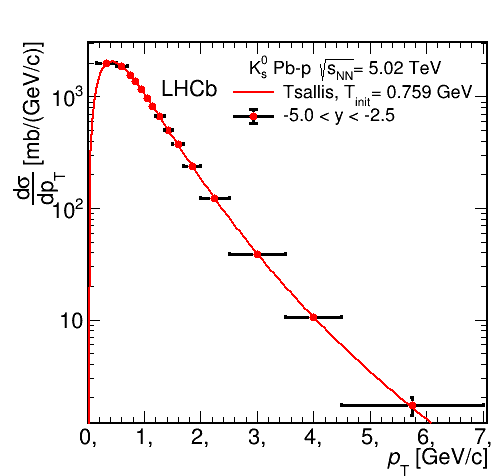

Generate this figure with Python:
import sys, time
from ROOT import TMinuit
import numpy as np
import ROOT
from ROOT import TCanvas, TGraph, TPaveLabel, TLatex
from ROOT import gROOT
import matplotlib.pyplot as plt
import ctypes


DATA = 'KsPbp.txt'
Xleft, DeltaXtime2, Y1, DeltaY1 = np.loadtxt(DATA, unpack=True)
XleftReper, DeltaXtime2Reper, Y1Reper, DeltaY1Reper = np.loadtxt(DATA, unpack=True)
 
y1 = np.array(Y1)
ey1 = np.array(DeltaY1)
x = (Xleft + DeltaXtime2)/2
ex =(DeltaXtime2 - Xleft)/2

x.sort()

XleftReper = (Xleft + DeltaXtime2)/2
DeltaXtime2Reper = (DeltaXtime2 - Xleft)/2

i = 0
while i <= len(x)-1:
	j = 0
	while j <= len(x)-1:
		if x[i] == XleftReper[j]:
			ex[i] = DeltaXtime2Reper[j]		
			y1[i] = Y1Reper[j]
			ey1[i] =  DeltaY1Reper[j]
			j = j + 1
		else:
			j = j + 1
	i = i + 1
	
nChan = len(x)
mk = 0.49765 #GeV Ks0
nPar = 3
nCHAN = 200
length = 7.5

'''
#Tsallis distr
'''
def Tsallis(pT, par):
	Area, Temper, Q = par[0], par[1], par[2]
	return Area*pT*pow( (1 + (Q-1)*((mk**2 + pT**2)**(0.5) - mk)/Temper) , (-1/(Q-1)) )

#------------------------------------------------------------------------------------------------------1

def FCNchi1(npar, gin, f, par, iflag):
	global valFCN1
	yTheor = np.array([Tsallis(i, par) for i in x]) 
	indPos = y1 > 0
	arrayFCN = (  (y1[indPos] - yTheor[indPos])/ey1[indPos] )**2
	valFCN1 = np.sum(arrayFCN)
	f.value = valFCN1

'''
#MIUNIT
'''
minuit1 = ROOT.TMinuit(5)
minuit1.SetPrintLevel(1)
minuit1.SetFCN(FCNchi1)
errordef = 1.

# Chi square start parameters

minuit1.DefineParameter(0, 'Area', 1000, 1e-1, 0., 0.)
minuit1.DefineParameter(1, 'Temper', 0.3, 1e-4, 0., 0.)
minuit1.DefineParameter(2, 'Q', 1.14, 1e-3, 0., 0.)

ierflg = ctypes.c_int(0)
minuit1.mncomd("SET ERR " + str(1), ierflg)
minuit1.mncomd("SET STR 1", ierflg)
minuit1.mncomd("MIGRAD 100000 1e-8", ierflg)

NDF1 = nChan - minuit1.GetNumFreePars()
print("\nChi/NDF = ", valFCN1, '/', NDF1)

valPar1 = ctypes.c_double(0)
errPar1 = ctypes.c_double(0)
	 
parFit1 = np.zeros(5)
parErr1 = np.zeros(5)
	
for i in range(nPar):
	minuit1.GetParameter(i, valPar1, errPar1)
	parFit1[i] = valPar1.value
	parErr1[i] = errPar1.value

X1 = np.linspace(0, length, nCHAN)
dx1 = X1[1] - X1[0]
DeltaX1 = [dx1]*len(X1)
Y_1 = np.array([Tsallis(i, parFit1) for i in X1])
Ynew1 = np.array([Tsallis(i, parFit1)*i**2 for i in X1])

print('\n \n \n \n')

#------------------------------------------------------------------------------------------------------2

'''
#AREAS
'''
def findArea(x, xerr, y): # find an area under histogram
	Area = 0 
	for i in range(len(x)):
		Area = Area + 2*xerr[i]*y[i]
	return Area

#normal areas
A1 = findArea(x, ex, y1)
print('\nnormal areas 1\n',A1)

#normal areas with X
A_1 = findArea(X1, DeltaX1, Y_1)
print('normal areas with X 1\n',A_1)

# pT**2 * f(pT) areas
Anew1 = findArea(X1, DeltaX1, Ynew1)
print('pT**2 * f(pT) areas 1\n',Anew1)

'''
#T init
'''
PT21 = Anew1/A_1
Tinit1 = np.sqrt( (PT21)/2 )
print('<pT**2> 1\n',PT21)
print('T init 1\n',Tinit1)
#print('\n DATA \n',DATA, '\n \n')

#-------------------------------------------------------------------------------------------------------Error

#--------------------------------------------------------------------------------------------------1


'''
#DX
'''
pT = X1
DpT = DeltaX1

A = parFit1[0]
DA = parErr1[0]

Temper = parFit1[1]
DT = parErr1[1]

q = parFit1[2]
Dq = parErr1[2]

#print('\n\npT :', pT, '\n', 'A :', A, '\n','T :', Temper, '\n', 'q :', q, '\n') 
print('\n\nA :', A, '\n','T :', Temper, '\n', 'q :', q) 
print('DpT :', DeltaX1[0], '\n', 'Dq :', parErr1[2], '\n','DT :', parErr1[1], '\n', 'DA :',parErr1[0]) 

def dxdpT(i):
	return  2*DpT[0]*3*pT[i]**2*A*pow( (1 + (q-1)*((mk**2 + pT[i]**2)**(0.5) - mk)/Temper) , (-1/(q-1)) )     +     2*DpT[0]*pT[i]**3*A*(-1/(q-1))*pow( (1 + (q-1)*((mk**2 + pT[i]**2)**(0.5) - mk)/Temper) , (-1/(q-1) - 1) ) * ( (q-1)*(mk**2 + pT[i]**2)**(-0.5)*pT[i]/Temper )
def dxdq(i):
	return 2*DpT[0]*A*pT[i]**3 * ( np.log( 1 + (q-1)*((mk**2 + pT[i]**2)**(0.5) - mk)/Temper ) * pow( (1 + (q-1)*((mk**2 + pT[i]**2)**(0.5) - mk)/Temper) , (-1/(q-1)) ) * (((mk**2+pT[i]**2)**(0.5)-mk)/Temper)   )
def dxdT(i):
	return 2*DpT[0]*A*pT[i]**3 * (-1/(q-1)) * pow( (1 + (q-1)*((mk**2 + pT[i]**2)**(0.5) - mk)/Temper) , (-1/(q-1)-1) ) * ( - (q-1)*((mk**2 + pT[i]**2)**(0.5) - mk)/Temper**2 )
def dxdA(i):
	return 2*DpT[0]*pT[i]**3*pow( (1 + (q-1)*((mk**2 + pT[i]**2)**(0.5) - mk)/Temper) , (-1/(q-1)) )

def DX(i):
	return np.sqrt( dxdpT(i)**2*DpT[i]**2 + dxdq(i)**2*Dq**2 + dxdT(i)**2*DT**2 + dxdA(i)**2*DA**2)

'''
#ONE
'''
ONE = Anew1
N = nCHAN
DONE = 0
for i in range (0,N):
	DONE = DONE + DX(i)
print('Area 1 = ', Anew1, ' +- ', DONE)
#print('\n', 2*DeltaX1[20]*Ynew1[20], ' +- ' , DX(20))

'''
#DY
'''
def dydpT(i):
	return  2*DpT[0]*A*pow( (1 + (q-1)*((mk**2 + pT[i]**2)**(0.5) - mk)/Temper) , (-1/(q-1)) )     +     2*DpT[0]*pT[i]*A*(-1/(q-1))*pow( (1 + (q-1)*((mk**2 + pT[i]**2)**(0.5) - mk)/Temper) , (-1/(q-1) - 1) ) * ( (q-1)*(mk**2 + pT[i]**2)**(-0.5)*pT[i]/Temper )
def dydq(i):
	return 2*DpT[0]*A*pT[i]* ( np.log( 1 + (q-1)*((mk**2 + pT[i]**2)**(0.5) - mk)/Temper ) * pow( (1 + (q-1)*((mk**2 + pT[i]**2)**(0.5) - mk)/Temper) , (-1/(q-1)) ) * (((mk**2+pT[i]**2)**(0.5)-mk)/Temper)   )
def dydT(i):
	return 2*DpT[0]*A*pT[i] * (-1/(q-1)) * pow( (1 + (q-1)*((mk**2 + pT[i]**2)**(0.5) - mk)/Temper) , (-1/(q-1)-1) ) * ( - (q-1)*((mk**2 + pT[i]**2)**(0.5) - mk)/Temper**2 )
def dydA(i):
	return 2*DpT[0]*pT[i]*pow( (1 + (q-1)*((mk**2 + pT[i]**2)**(0.5) - mk)/Temper) , (-1/(q-1)) )

def DY(i):
	return np.sqrt( dydpT(i)**2*DpT[i]**2 + dydq(i)**2*Dq**2 + dydT(i)**2*DT**2 + dydA(i)**2*DA**2)

'''
#TWO
'''
TWO = A_1
DTWO = 0 
for i in range (0,N):
	DTWO = DTWO + DY(i)
print('Area 2 = ', A_1, ' +- ', DTWO)

'''
#D<pT2>
'''
DpT2 = np.sqrt( (1 / TWO)**2 * DONE**2 + (ONE / TWO**2)**2 * DTWO**2 )
print('<pT2> =', PT21,' +- ',  DpT2)

'''
#DTinit
'''
DTinit = DpT2 / np.sqrt( 2* PT21 )
print('Tinit =', Tinit1,' +- ',  DTinit )

#-------------------------------------------------------------------------------------------WRITE TO TXT

f = open("PbpK2FixedRESULTS.txt", "w")
f.write('y range	q	T GeV	Ti GeV	chi/NDF\n')
f.write('1	' + str(q) + '+-' + str(Dq) + '	' +str(Temper) + '+-' + str(DT) + '	' +str(Tinit1) + '+-' + str(DTinit) + '	' +str(valFCN1) +'/'+str(NDF1) +'\n')
f.close()


#---------------------------------------------------------------------------------------------------PLOT
c1 = TCanvas( 'c1', 'A Simple Graph Example',500, 500 )
'''
#PLOT
'''
ROOT.gStyle.SetOptStat(0)
#ROOT.gPad.SetLogy(1)
Plot1 = ROOT.TGraphErrors(nChan, x, y1, ex, ey1)
Plot1.SetMarkerStyle(20)
Plot1.SetMarkerColor(ROOT.kRed)
Plot1.SetMarkerSize(1.1)
Plot1.SetLineWidth(3)
Plot1.GetXaxis().SetTitle('#it{p}_{T} [GeV/c]')
Plot1.GetXaxis().SetTitleSize(0.05)
Plot1.GetXaxis().SetTitleOffset(1.00)
Plot1.GetXaxis().SetLabelSize(0.05)

#Plot1.GetYaxis().SetTitle(' \\frac{\partial \sigma}{ \partial p_{T}} [\\frac{mb}{GeV/c}]')
Plot1.GetYaxis().SetTitle('#frac{d#sigma}{dp_{T}} [mb/(GeV/c)]')
Plot1.GetYaxis().SetTitleSize(0.05)
Plot1.GetYaxis().SetTitleOffset(1.25)
Plot1.GetYaxis().SetLabelSize(0.05)

#Plot1.SetTitle("K_{s}^{0}, LHCb p-p #sqrt{s_{NN}}= 5.02 TeV")
Plot1.SetTitle(" ")

#Plot1.SetTitle("#Lambda, LHCb p-p #sqrt{s_{NN}}= 5.02 TeV")
#Plot1.SetTitle("#Lambda, LHCb p-Pb #sqrt{s_{NN}}= 5.02 TeV")

#Plot1.SetTitle("#bar{#Lambda}, LHCb p-p #sqrt{s_{NN}}= 5.02 TeV")
#Plot1.SetTitle("#bar{#Lambda}, LHCb p-Pb #sqrt{s_{NN}}= 5.02 TeV")

fFit1 = ROOT.TH1F('tsallis1','Data VS Tsallis', nCHAN - 1, X1 - dx1/2.)
fFit1.SetLineColor(ROOT.kRed)
fFit1.SetLineWidth(2)
fFit1.SetLineStyle(1)

for chan in range(nCHAN):
    fFit1.SetBinContent(chan + 1 ,Y_1[chan])
    

#------------------------------------------------------------------------------------------------------2




Legend = ROOT.TLegend(0.45,0.88,0.93,0.73)
Legend.SetHeader('K_{s}^{0} Pb-p #sqrt{s_{NN}}= 5.02 TeV', 'C')
Legend.AddEntry(fFit1,'Tsallis, T_{init}= 0.759 GeV', 'l')
Legend.AddEntry(Plot1, '-5.0 < y < -2.5', 'lep')
Legend.SetTextAlign(12)
Legend.SetTextSize(0.04)
Legend.SetFillStyle(0)
Legend.SetLineWidth(0)


Legend1 = ROOT.TLegend(0.33,0.87,0.43,0.77)
Legend1.SetHeader('LHCb', 'C')
Legend1.SetTextAlign(12)
Legend1.SetTextSize(0.05)
Legend1.SetFillStyle(0)
Legend1.SetLineWidth(0)
Legend1.SetTextFont(4)


ROOT.gPad.SetLogy(1)
ROOT.gPad.SetTicks(1,1)
ROOT.gPad.RedrawAxis()

Plot1.Draw("AP")
fFit1.Draw("SAME&l")

Legend1.Draw("SAME")
Legend.Draw("SAME")
#Legend2.Draw("SAME")
#labelLHCb.Draw("SAME")


time.sleep(60)
ROOT.gPad.Update()
c1.Update()
